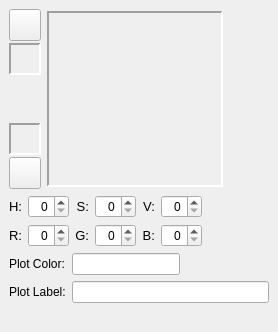
     <widget class="QWidget" name="TabPage" >
      <attribute name="title" >
       <string>Plots</string>
      </attribute>
      <layout class="QGridLayout" >
       <property name="margin" >
        <number>9</number>
       </property>
       <property name="spacing" >
        <number>6</number>
       </property>
       <item row="1" column="0" >
        <layout class="QVBoxLayout" >
         <property name="margin" >
          <number>0</number>
         </property>
         <property name="spacing" >
          <number>6</number>
         </property>
         <item>
          <layout class="QHBoxLayout" >
           <property name="margin" >
            <number>0</number>
           </property>
           <property name="spacing" >
            <number>6</number>
           </property>
           <item>
            <layout class="QGridLayout" >
             <property name="margin" >
              <number>0</number>
             </property>
             <property name="spacing" >
              <number>6</number>
             </property>
             <item row="0" column="2" >
              <widget class="QLabel" name="saturationTextLabel" >
               <property name="font" >
                <font>
                 <pointsize>10</pointsize>
                </font>
               </property>
               <property name="text" >
                <string>S:</string>
               </property>
               <property name="alignment" >
                <set>Qt::AlignRight|Qt::AlignTrailing|Qt::AlignVCenter</set>
               </property>
               <property name="wordWrap" >
                <bool>false</bool>
               </property>
              </widget>
             </item>
             <item row="1" column="0" >
              <widget class="QLabel" name="redTextLabel" >
               <property name="font" >
                <font>
                 <pointsize>10</pointsize>
                </font>
               </property>
               <property name="text" >
                <string>R:</string>
               </property>
               <property name="alignment" >
                <set>Qt::AlignRight|Qt::AlignTrailing|Qt::AlignVCenter</set>
               </property>
               <property name="wordWrap" >
                <bool>false</bool>
               </property>
              </widget>
             </item>
             <item row="1" column="1" >
              <widget class="QColSpinBox" name="rEd" >
               <property name="alignment" >
                <set>Qt::AlignRight</set>
               </property>
              </widget>
             </item>
             <item row="1" column="5" >
              <widget class="QColSpinBox" name="bEd" >
               <property name="alignment" >
                <set>Qt::AlignRight</set>
               </property>
              </widget>
             </item>
             <item row="0" column="0" >
              <widget class="QLabel" name="hueTextLabel" >
               <property name="font" >
                <font>
                 <pointsize>10</pointsize>
                </font>
               </property>
               <property name="text" >
                <string>H:</string>
               </property>
               <property name="alignment" >
                <set>Qt::AlignRight|Qt::AlignTrailing|Qt::AlignVCenter</set>
               </property>
               <property name="wordWrap" >
                <bool>false</bool>
               </property>
              </widget>
             </item>
             <item row="1" column="3" >
              <widget class="QColSpinBox" name="gEd" >
               <property name="alignment" >
                <set>Qt::AlignRight</set>
               </property>
              </widget>
             </item>
             <item row="1" column="4" >
              <widget class="QLabel" name="blueTextLabel" >
               <property name="font" >
                <font>
                 <pointsize>10</pointsize>
                </font>
               </property>
               <property name="text" >
                <string>B:</string>
               </property>
               <property name="alignment" >
                <set>Qt::AlignRight|Qt::AlignTrailing|Qt::AlignVCenter</set>
               </property>
               <property name="wordWrap" >
                <bool>false</bool>
               </property>
              </widget>
             </item>
             <item row="1" column="2" >
              <widget class="QLabel" name="greenTextLabel" >
               <property name="font" >
                <font>
                 <pointsize>10</pointsize>
                </font>
               </property>
               <property name="text" >
                <string>G:</string>
               </property>
               <property name="alignment" >
                <set>Qt::AlignRight|Qt::AlignTrailing|Qt::AlignVCenter</set>
               </property>
               <property name="wordWrap" >
                <bool>false</bool>
               </property>
              </widget>
             </item>
             <item row="0" column="3" >
              <widget class="QColSpinBox" name="sEd" >
               <property name="alignment" >
                <set>Qt::AlignRight</set>
               </property>
              </widget>
             </item>
             <item row="0" column="1" >
              <widget class="QColSpinBox" name="hEd" >
               <property name="alignment" >
                <set>Qt::AlignRight</set>
               </property>
              </widget>
             </item>
             <item row="0" column="5" >
              <widget class="QColSpinBox" name="vEd" >
               <property name="alignment" >
                <set>Qt::AlignRight</set>
               </property>
              </widget>
             </item>
             <item row="0" column="4" >
              <widget class="QLabel" name="valueTextLabel" >
               <property name="font" >
                <font>
                 <pointsize>10</pointsize>
                </font>
               </property>
               <property name="text" >
                <string>V:</string>
               </property>
               <property name="alignment" >
                <set>Qt::AlignRight|Qt::AlignTrailing|Qt::AlignVCenter</set>
               </property>
               <property name="wordWrap" >
                <bool>false</bool>
               </property>
              </widget>
             </item>
            </layout>
           </item>
           <item>
            <spacer>
             <property name="orientation" >
              <enum>Qt::Horizontal</enum>
             </property>
             <property name="sizeHint" >
              <size>
               <width>40</width>
               <height>20</height>
              </size>
             </property>
            </spacer>
           </item>
          </layout>
         </item>
         <item>
          <layout class="QGridLayout" >
           <property name="margin" >
            <number>0</number>
           </property>
           <property name="spacing" >
            <number>6</number>
           </property>
           <item row="1" column="0" >
            <widget class="QLabel" name="plotLabelLabel" >
             <property name="text" >
              <string>Plot Label:</string>
             </property>
            </widget>
           </item>
           <item row="0" column="1" >
            <widget class="QLineEdit" name="colorLineEdit" >
             <property name="sizePolicy" >
              <sizepolicy>
               <hsizetype>0</hsizetype>
               <vsizetype>0</vsizetype>
               <horstretch>0</horstretch>
               <verstretch>0</verstretch>
              </sizepolicy>
             </property>
            </widget>
           </item>
           <item row="0" column="0" >
            <widget class="QLabel" name="plotColorLabel" >
             <property name="text" >
              <string>Plot Color:</string>
             </property>
            </widget>
           </item>
           <item row="0" column="2" >
            <spacer>
             <property name="orientation" >
              <enum>Qt::Horizontal</enum>
             </property>
             <property name="sizeHint" >
              <size>
               <width>40</width>
               <height>20</height>
              </size>
             </property>
            </spacer>
           </item>
           <item row="1" column="1" colspan="2" >
            <widget class="QLineEdit" name="plotLabelLineEdit" />
           </item>
          </layout>
         </item>
         <item>
          <spacer>
           <property name="orientation" >
            <enum>Qt::Vertical</enum>
           </property>
           <property name="sizeHint" >
            <size>
             <width>20</width>
             <height>20</height>
            </size>
           </property>
          </spacer>
         </item>
        </layout>
       </item>
       <item row="0" column="0" >
        <layout class="QHBoxLayout" >
         <property name="margin" >
          <number>0</number>
         </property>
         <property name="spacing" >
          <number>6</number>
         </property>
         <item>
          <layout class="QVBoxLayout" >
           <property name="margin" >
            <number>0</number>
           </property>
           <property name="spacing" >
            <number>2</number>
           </property>
           <item>
            <widget class="QPushButton" name="revertColorButton" >
             <property name="sizePolicy" >
              <sizepolicy>
               <hsizetype>0</hsizetype>
               <vsizetype>0</vsizetype>
               <horstretch>0</horstretch>
               <verstretch>0</verstretch>
              </sizepolicy>
             </property>
             <property name="minimumSize" >
              <size>
               <width>32</width>
               <height>32</height>
              </size>
             </property>
             <property name="maximumSize" >
              <size>
               <width>32</width>
               <height>32</height>
              </size>
             </property>
             <property name="toolTip" >
              <string>Insert plot into chart</string>
             </property>
             <property name="text" >
              <string/>
             </property>
             <property name="icon" >
              <iconset resource="kmchart.qrc" >:/go-jump.png</iconset>
             </property>
            </widget>
           </item>
           <item>
            <widget class="QColorShowLabel" name="revertColorLabel" >
             <property name="sizePolicy" >
              <sizepolicy>
               <hsizetype>0</hsizetype>
               <vsizetype>0</vsizetype>
               <horstretch>0</horstretch>
               <verstretch>0</verstretch>
              </sizepolicy>
             </property>
             <property name="minimumSize" >
              <size>
               <width>32</width>
               <height>32</height>
              </size>
             </property>
             <property name="maximumSize" >
              <size>
               <width>32</width>
               <height>32</height>
              </size>
             </property>
             <property name="frameShape" >
              <enum>QFrame::Panel</enum>
             </property>
             <property name="frameShadow" >
              <enum>QFrame::Sunken</enum>
             </property>
             <property name="lineWidth" >
              <number>2</number>
             </property>
            </widget>
           </item>
           <item>
            <spacer>
             <property name="orientation" >
              <enum>Qt::Vertical</enum>
             </property>
             <property name="sizeType" >
              <enum>QSizePolicy::Fixed</enum>
             </property>
             <property name="sizeHint" >
              <size>
               <width>20</width>
               <height>46</height>
              </size>
             </property>
            </spacer>
           </item>
           <item>
            <widget class="QColorShowLabel" name="applyColorLabel" >
             <property name="sizePolicy" >
              <sizepolicy>
               <hsizetype>0</hsizetype>
               <vsizetype>0</vsizetype>
               <horstretch>0</horstretch>
               <verstretch>0</verstretch>
              </sizepolicy>
             </property>
             <property name="minimumSize" >
              <size>
               <width>32</width>
               <height>32</height>
              </size>
             </property>
             <property name="maximumSize" >
              <size>
               <width>32</width>
               <height>32</height>
              </size>
             </property>
             <property name="frameShape" >
              <enum>QFrame::Panel</enum>
             </property>
             <property name="frameShadow" >
              <enum>QFrame::Sunken</enum>
             </property>
             <property name="lineWidth" >
              <number>2</number>
             </property>
            </widget>
           </item>
           <item>
            <widget class="QPushButton" name="applyColorButton" >
             <property name="sizePolicy" >
              <sizepolicy>
               <hsizetype>0</hsizetype>
               <vsizetype>0</vsizetype>
               <horstretch>0</horstretch>
               <verstretch>0</verstretch>
              </sizepolicy>
             </property>
             <property name="minimumSize" >
              <size>
               <width>32</width>
               <height>32</height>
              </size>
             </property>
             <property name="maximumSize" >
              <size>
               <width>32</width>
               <height>32</height>
              </size>
             </property>
             <property name="toolTip" >
              <string>Insert plot into chart</string>
             </property>
             <property name="text" >
              <string/>
             </property>
             <property name="icon" >
              <iconset resource="kmchart.qrc" >:/go-previous.png</iconset>
             </property>
            </widget>
           </item>
          </layout>
         </item>
         <item>
          <layout class="QHBoxLayout" >
           <property name="margin" >
            <number>0</number>
           </property>
           <property name="spacing" >
            <number>6</number>
           </property>
           <item>
            <widget class="QColorPicker" name="colorPicker" >
             <property name="sizePolicy" >
              <sizepolicy>
               <hsizetype>0</hsizetype>
               <vsizetype>0</vsizetype>
               <horstretch>0</horstretch>
               <verstretch>0</verstretch>
              </sizepolicy>
             </property>
             <property name="minimumSize" >
              <size>
               <width>176</width>
               <height>176</height>
              </size>
             </property>
             <property name="maximumSize" >
              <size>
               <width>176</width>
               <height>176</height>
              </size>
             </property>
             <property name="frameShape" >
              <enum>QFrame::Panel</enum>
             </property>
             <property name="frameShadow" >
              <enum>QFrame::Sunken</enum>
             </property>
             <property name="lineWidth" >
              <number>2</number>
             </property>
            </widget>
           </item>
           <item>
            <widget class="QColorLuminancePicker" native="1" name="luminancePicker" >
             <property name="sizePolicy" >
              <sizepolicy>
               <hsizetype>0</hsizetype>
               <vsizetype>0</vsizetype>
               <horstretch>0</horstretch>
               <verstretch>0</verstretch>
              </sizepolicy>
             </property>
             <property name="minimumSize" >
              <size>
               <width>24</width>
               <height>176</height>
              </size>
             </property>
             <property name="maximumSize" >
              <size>
               <width>24</width>
               <height>176</height>
              </size>
             </property>
            </widget>
           </item>
          </layout>
         </item>
         <item>
          <spacer>
           <property name="orientation" >
            <enum>Qt::Horizontal</enum>
           </property>
           <property name="sizeHint" >
            <size>
             <width>16</width>
             <height>20</height>
            </size>
           </property>
          </spacer>
         </item>
        </layout>
       </item>
      </layout>
     </widget>
